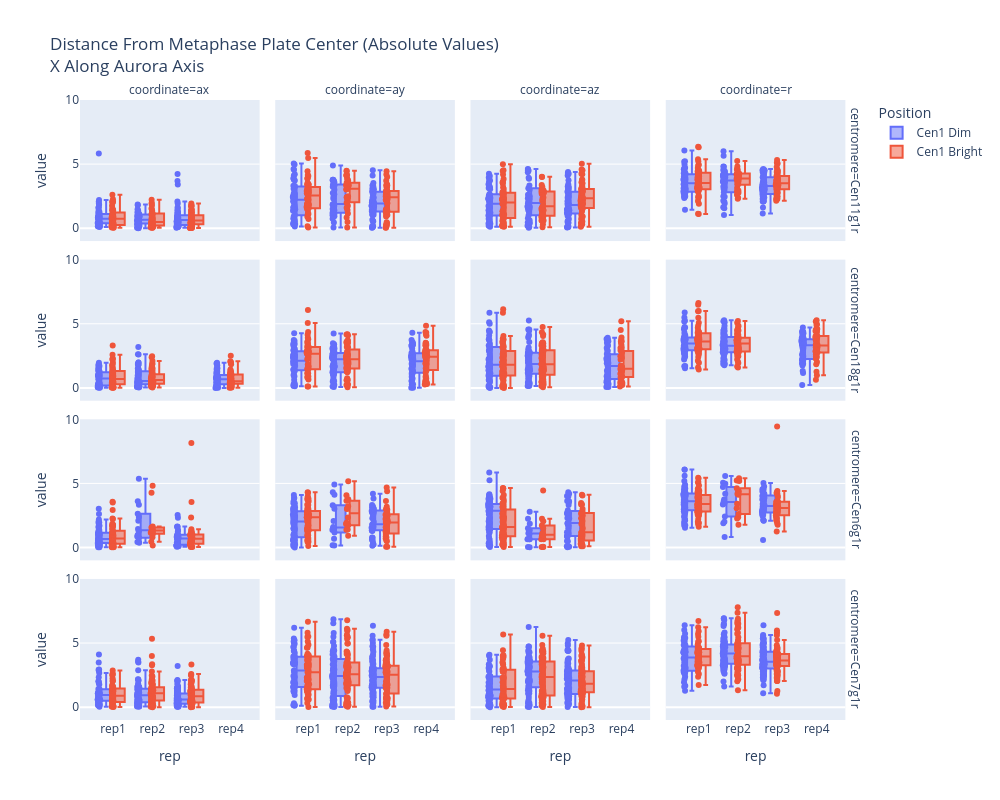

Write notebook code for a chart like this one.
### Code cell
f = px.box(melted_df[melted_df['Point'].isin([2,3])], facet_row='centromere', x='rep', y='value', height=800, color='Position', facet_col='coordinate', width=1000, points='all', range_y=[-1,10], title='Distance From Metaphase Plate Center (Absolute Values)<br>X Along Aurora Axis')
f.write_html('Cen1Distances.html')
f

### Figure 1 — Plotly figure (JSON) as saved in the notebook; plotly's stock layout.template omitted (floating-point values rounded to 4 significant figures; data arrays with more than 128 entries replaced by an {"elided": "..."} marker saying what was removed)
{"data": [{"alignmentgroup": "True", "boxpoints": "all", "hovertemplate": "Position=Cen1 Dim<br>centromere=Cen11g1r<br>coordinate=ax<br>rep=%{x}<br>value=%{y}<extra></extra>", "legendgroup": "Cen1 Dim", "marker": {"color": "#636efa"}, "name": "Cen1 Dim", "notched": false, "offsetgroup": "Cen1 Dim", "orientation": "v", "showlegend": true, "type": "box", "x": {"elided": "138 str values"}, "x0": " ", "xaxis": "x13", "y": {"elided": "138 float values"}, "y0": " ", "yaxis": "y13"}, {"alignmentgroup": "True", "boxpoints": "all", "hovertemplate": "Position=Cen1 Dim<br>centromere=Cen11g1r<br>coordinate=ay<br>rep=%{x}<br>value=%{y}<extra></extra>", "legendgroup": "Cen1 Dim", "marker": {"color": "#636efa"}, "name": "Cen1 Dim", "notched": false, "offsetgroup": "Cen1 Dim", "orientation": "v", "showlegend": false, "type": "box", "x": {"elided": "138 str values"}, "x0": " ", "xaxis": "x14", "y": {"elided": "138 float values"}, "y0": " ", "yaxis": "y14"}, {"alignmentgroup": "True", "boxpoints": "all", "hovertemplate": "Position=Cen1 Dim<br>centromere=Cen11g1r<br>coordinate=az<br>rep=%{x}<br>value=%{y}<extra></extra>", "legendgroup": "Cen1 Dim", "marker": {"color": "#636efa"}, "name": "Cen1 Dim", "notched": false, "offsetgroup": "Cen1 Dim", "orientation": "v", "showlegend": false, "type": "box", "x": {"elided": "138 str values"}, "x0": " ", "xaxis": "x15", "y": {"elided": "138 float values"}, "y0": " ", "yaxis": "y15"}, {"alignmentgroup": "True", "boxpoints": "all", "hovertemplate": "Position=Cen1 Dim<br>centromere=Cen11g1r<br>coordinate=r<br>rep=%{x}<br>value=%{y}<extra></extra>", "legendgroup": "Cen1 Dim", "marker": {"color": "#636efa"}, "name": "Cen1 Dim", "notched": false, "offsetgroup": "Cen1 Dim", "orientation": "v", "showlegend": false, "type": "box", "x": {"elided": "138 str values"}, "x0": " ", "xaxis": "x16", "y": {"elided": "138 float values"}, "y0": " ", "yaxis": "y16"}, {"alignmentgroup": "True", "boxpoints": "all", "hovertemplate": "Position=Cen1 Dim<br>centromere=Cen18g1r<br>coordinate=ax<br>rep=%{x}<br>value=%{y}<extra></extra>", "legendgroup": "Cen1 Dim", "marker": {"color": "#636efa"}, "name": "Cen1 Dim", "notched": false, "offsetgroup": "Cen1 Dim", "orientation": "v", "showlegend": false, "type": "box", "x": {"elided": "158 str values"}, "x0": " ", "xaxis": "x9", "y": {"elided": "158 float values"}, "y0": " ", "yaxis": "y9"}, {"alignmentgroup": "True", "boxpoints": "all", "hovertemplate": "Position=Cen1 Dim<br>centromere=Cen18g1r<br>coordinate=ay<br>rep=%{x}<br>value=%{y}<extra></extra>", "legendgroup": "Cen1 Dim", "marker": {"color": "#636efa"}, "name": "Cen1 Dim", "notched": false, "offsetgroup": "Cen1 Dim", "orientation": "v", "showlegend": false, "type": "box", "x": {"elided": "158 str values"}, "x0": " ", "xaxis": "x10", "y": {"elided": "158 float values"}, "y0": " ", "yaxis": "y10"}, {"alignmentgroup": "True", "boxpoints": "all", "hovertemplate": "Position=Cen1 Dim<br>centromere=Cen18g1r<br>coordinate=az<br>rep=%{x}<br>value=%{y}<extra></extra>", "legendgroup": "Cen1 Dim", "marker": {"color": "#636efa"}, "name": "Cen1 Dim", "notched": false, "offsetgroup": "Cen1 Dim", "orientation": "v", "showlegend": false, "type": "box", "x": {"elided": "158 str values"}, "x0": " ", "xaxis": "x11", "y": {"elided": "158 float values"}, "y0": " ", "yaxis": "y11"}, {"alignmentgroup": "True", "boxpoints": "all", "hovertemplate": "Position=Cen1 Dim<br>centromere=Cen18g1r<br>coordinate=r<br>rep=%{x}<br>value=%{y}<extra></extra>", "legendgroup": "Cen1 Dim", "marker": {"color": "#636efa"}, "name": "Cen1 Dim", "notched": false, "offsetgroup": "Cen1 Dim", "orientation": "v", "showlegend": false, "type": "box", "x": {"elided": "158 str values"}, "x0": " ", "xaxis": "x12", "y": {"elided": "158 float values"}, "y0": " ", "yaxis": "y12"}, {"alignmentgroup": "True", "boxpoints": "all", "hovertemplate": "Position=Cen1 Dim<br>centromere=Cen6g1r<br>coordinate=ax<br>rep=%{x}<br>value=%{y}<extra></extra>", "legendgroup": "Cen1 Dim", "marker": {"color": "#636efa"}, "name": "Cen1 Dim", "notched": false, "offsetgroup": "Cen1 Dim", "orientation": "v", "showlegend": false, "type": "box", "x": ["rep1", "rep1", "rep1", "rep1", "rep1", "rep1", "rep1", "rep1", "rep1", "rep1", "rep1", "rep1", "rep1", "rep1", "rep1", "rep1", "rep1", "rep1", "rep1", "rep1", "rep1", "rep1", "rep1", "rep1", "rep1", "rep1", "rep1", "rep1", "rep1", "rep1", "rep1", "rep1", "rep1", "rep1", "rep1", "rep1", "rep1", "rep1", "rep1", "rep1", "rep1", "rep1", "rep1", "rep1", "rep1", "rep1", "rep1", "rep1", "rep1", "rep1", "rep1", "rep1", "rep1", "rep1", "rep1", "rep1", "rep1", "rep1", "rep1", "rep1", "rep1", "rep2", "rep2", "rep2", "rep2", "rep2", "rep2", "rep2", "rep2", "rep2", "rep2", "rep2", "rep2", "rep2", "rep2", "rep3", "rep3", "rep3", "rep3", "rep3", "rep3", "rep3", "rep3", "rep3", "rep3", "rep3", "rep3", "rep3", "rep3", "rep3", "rep3", "rep3", "rep3", "rep3", "rep3", "rep3", "rep3", "rep3", "rep3", "rep3", "rep3", "rep3", "rep3", "rep3", "rep3", "rep3", "rep3", "rep3", "rep3", "rep3"], "x0": " ", "xaxis": "x5", "y": [0.3967, 0.2595, 0.8787, 0.8608, 1.036, 0.3525, 0.4924, 0.5545, 2.189, 0.4304, 0.1565, 0.1902, 0.2473, 0.6356, 1.905, 0.2819, 0.7081, 0.9377, 0.3509, 0.545, 1.034, 1.952, 1.183, 0.6897, 1.327, 0.4859, 0.2903, 1.075, 0.5469, 0.01589, 0.2934, 0.03081, 1.103, 0.1132, 0.4758, 0.4438, 1.701, 0.532, 0.9245, 1.124, 2.617, 0.4209, 0.1242, 1.605, 0.2182, 1.138, 1.3, 0.1289, 0.8956, 0.1409, 0.7567, 1.163, 2.025, 1.702, 1.004, 0.6632, 0.5409, 3.021, 1.381, 1.308, 0.6596, 2.095, 1.269, 0.8604, 3.615, 0.3815, 0.4371, 5.366, 2.389, 1.437, 3.331, 0.4912, 2.641, 0.9849, 0.7655, 0.8366, 1.037, 0.09958, 0.7989, 1.274, 2.541, 0.2131, 2.321, 0.1338, 0.6161, 0.129, 0.9227, 0.1063, 1.647, 0.1437, 0.5809, 0.8401, 0.2515, 1.604, 0.386, 1.612, 0.7514, 0.06001, 0.3001, 0.6258, 0.2386, 1.362, 0.9215, 0.6813, 1.029, 0.199, 0.8085, 0.6973, 0.1615, 0.8737], "y0": " ", "yaxis": "y5"}, {"alignmentgroup": "True", "boxpoints": "all", "hovertemplate": "Position=Cen1 Dim<br>centromere=Cen6g1r<br>coordinate=ay<br>rep=%{x}<br>value=%{y}<extra></extra>", "legendgroup": "Cen1 Dim", "marker": {"color": "#636efa"}, "name": "Cen1 Dim", "notched": false, "offsetgroup": "Cen1 Dim", "orientation": "v", "showlegend": false, "type": "box", "x": ["rep1", "rep1", "rep1", "rep1", "rep1", "rep1", "rep1", "rep1", "rep1", "rep1", "rep1", "rep1", "rep1", "rep1", "rep1", "rep1", "rep1", "rep1", "rep1", "rep1", "rep1", "rep1", "rep1", "rep1", "rep1", "rep1", "rep1", "rep1", "rep1", "rep1", "rep1", "rep1", "rep1", "rep1", "rep1", "rep1", "rep1", "rep1", "rep1", "rep1", "rep1", "rep1", "rep1", "rep1", "rep1", "rep1", "rep1", "rep1", "rep1", "rep1", "rep1", "rep1", "rep1", "rep1", "rep1", "rep1", "rep1", "rep1", "rep1", "rep1", "rep1", "rep2", "rep2", "rep2", "rep2", "rep2", "rep2", "rep2", "rep2", "rep2", "rep2", "rep2", "rep2", "rep2", "rep2", "rep3", "rep3", "rep3", "rep3", "rep3", "rep3", "rep3", "rep3", "rep3", "rep3", "rep3", "rep3", "rep3", "rep3", "rep3", "rep3", "rep3", "rep3", "rep3", "rep3", "rep3", "rep3", "rep3", "rep3", "rep3", "rep3", "rep3", "rep3", "rep3", "rep3", "rep3", "rep3", "rep3", "rep3", "rep3"], "x0": " ", "xaxis": "x6", "y": [2.999, 1.483, 1.11, 1.035, 3.45, 0.5604, 2.891, 2.334, 2.154, 2.374, 0.1037, 1.653, 2.484, 2.11, 1.386, 3.858, 0.4677, 1.374, 1.484, 0.5513, 2.572, 2.767, 2.837, 2.828, 2.526, 1.495, 0.3911, 0.3173, 1.838, 3.06, 3.048, 2.302, 3.856, 2.868, 2.604, 0.215, 3.611, 2.137, 0.2905, 3.254, 2.29, 1.945, 2.389, 0.8322, 0.3304, 0.5934, 1.484, 0.582, 2.981, 0.9785, 3.449, 3.136, 0.2406, 4.088, 0.72, 2.512, 0.003395, 0.5582, 0.9167, 2.039, 1.484, 3.034, 1.358, 0.1498, 1.491, 4.917, 0.6935, 1.512, 4.316, 4.108, 0.1821, 3.29, 2.072, 1.166, 1.605, 2.279, 3.314, 3.128, 0.1294, 2.789, 1.663, 0.2416, 0.6152, 0.7603, 1.683, 4.191, 1.78, 0.7723, 3.204, 2.773, 3.026, 2.938, 2.845, 1.335, 1.81, 3.831, 1.293, 0.3277, 0.5343, 3.046, 2.912, 1.351, 1.546, 1.563, 2.62, 2.735, 2.458, 1.528, 1.369, 1.993], "y0": " ", "yaxis": "y6"}, {"alignmentgroup": "True", "boxpoints": "all", "hovertemplate": "Position=Cen1 Dim<br>centromere=Cen6g1r<br>coordinate=az<br>rep=%{x}<br>value=%{y}<extra></extra>", "legendgroup": "Cen1 Dim", "marker": {"color": "#636efa"}, "name": "Cen1 Dim", "notched": false, "offsetgroup": "Cen1 Dim", "orientation": "v", "showlegend": false, "type": "box", "x": ["rep1", "rep1", "rep1", "rep1", "rep1", "rep1", "rep1", "rep1", "rep1", "rep1", "rep1", "rep1", "rep1", "rep1", "rep1", "rep1", "rep1", "rep1", "rep1", "rep1", "rep1", "rep1", "rep1", "rep1", "rep1", "rep1", "rep1", "rep1", "rep1", "rep1", "rep1", "rep1", "rep1", "rep1", "rep1", "rep1", "rep1", "rep1", "rep1", "rep1", "rep1", "rep1", "rep1", "rep1", "rep1", "rep1", "rep1", "rep1", "rep1", "rep1", "rep1", "rep1", "rep1", "rep1", "rep1", "rep1", "rep1", "rep1", "rep1", "rep1", "rep1", "rep2", "rep2", "rep2", "rep2", "rep2", "rep2", "rep2", "rep2", "rep2", "rep2", "rep2", "rep2", "rep2", "rep2", "rep3", "rep3", "rep3", "rep3", "rep3", "rep3", "rep3", "rep3", "rep3", "rep3", "rep3", "rep3", "rep3", "rep3", "rep3", "rep3", "rep3", "rep3", "rep3", "rep3", "rep3", "rep3", "rep3", "rep3", "rep3", "rep3", "rep3", "rep3", "rep3", "rep3", "rep3", "rep3", "rep3", "rep3", "rep3"], "x0": " ", "xaxis": "x7", "y": [2.96, 1.851, 1.594, 3.151, 0.05002, 3.051, 0.1829, 1.178, 5.252, 4.089, 4.152, 1.413, 0.4502, 3.099, 2.051, 2.318, 2.869, 1.451, 3.924, 3.362, 0.9044, 0.3336, 3.109, 2.28, 0.1501, 3.784, 1.851, 3.56, 3.652, 0.726, 2.994, 2.229, 2.801, 3.178, 2.883, 3.312, 0.4002, 1.601, 3.997, 0.3388, 2.601, 2.001, 3.454, 3.575, 2.001, 3.732, 1.401, 3.208, 3.402, 3.229, 3.802, 2.601, 3.402, 3.409, 1.201, 3.845, 1.44, 1.757, 5.845, 3.201, 0.6003, 0.6503, 2.783, 2.251, 1.506, 1.121, 0.01761, 0.05002, 0.6503, 1.851, 1.341, 1.05, 0.66, 1.315, 0.6503, 0.9004, 0.1, 2.294, 3.619, 0.4919, 0.9004, 0.5002, 1.501, 3.314, 1.674, 0.0167, 0.818, 2.687, 1.882, 4.201, 3.62, 2.677, 1.201, 0.1, 2.701, 0.1, 2.268, 2.901, 2.501, 0.8988, 2.341, 3.538, 1.1, 4.016, 0.0678, 2.632, 1.746, 1.921, 4.306, 3.984], "y0": " ", "yaxis": "y7"}, {"alignmentgroup": "True", "boxpoints": "all", "hovertemplate": "Position=Cen1 Dim<br>centromere=Cen6g1r<br>coordinate=r<br>rep=%{x}<br>value=%{y}<extra></extra>", "legendgroup": "Cen1 Dim", "marker": {"color": "#636efa"}, "name": "Cen1 Dim", "notched": false, "offsetgroup": "Cen1 Dim", "orientation": "v", "showlegend": false, "type": "box", "x": ["rep1", "rep1", "rep1", "rep1", "rep1", "rep1", "rep1", "rep1", "rep1", "rep1", "rep1", "rep1", "rep1", "rep1", "rep1", "rep1", "rep1", "rep1", "rep1", "rep1", "rep1", "rep1", "rep1", "rep1", "rep1", "rep1", "rep1", "rep1", "rep1", "rep1", "rep1", "rep1", "rep1", "rep1", "rep1", "rep1", "rep1", "rep1", "rep1", "rep1", "rep1", "rep1", "rep1", "rep1", "rep1", "rep1", "rep1", "rep1", "rep1", "rep1", "rep1", "rep1", "rep1", "rep1", "rep1", "rep1", "rep1", "rep1", "rep1", "rep1", "rep1", "rep2", "rep2", "rep2", "rep2", "rep2", "rep2", "rep2", "rep2", "rep2", "rep2", "rep2", "rep2", "rep2", "rep2", "rep3", "rep3", "rep3", "rep3", "rep3", "rep3", "rep3", "rep3", "rep3", "rep3", "rep3", "rep3", "rep3", "rep3", "rep3", "rep3", "rep3", "rep3", "rep3", "rep3", "rep3", "rep3", "rep3", "rep3", "rep3", "rep3", "rep3", "rep3", "rep3", "rep3", "rep3", "rep3", "rep3", "rep3", "rep3"], "x0": " ", "xaxis": "x8", "y": [4.232, 2.386, 2.132, 3.427, 3.602, 3.122, 2.938, 2.673, 6.084, 4.748, 4.156, 2.183, 2.537, 3.802, 3.123, 4.51, 2.992, 2.207, 4.21, 3.45, 2.916, 3.403, 4.372, 3.697, 2.858, 4.097, 1.914, 3.732, 4.125, 3.145, 4.283, 3.205, 4.892, 4.282, 3.914, 3.349, 4.012, 2.723, 4.113, 3.459, 4.343, 2.822, 4.202, 4.006, 2.04, 3.947, 2.42, 3.263, 4.611, 3.376, 5.189, 4.237, 3.966, 5.588, 1.722, 4.641, 1.538, 3.54, 6.075, 4.015, 1.731, 3.744, 3.347, 2.415, 4.191, 5.058, 0.8199, 5.575, 4.975, 4.729, 3.596, 3.488, 3.421, 2.015, 1.894, 2.589, 3.474, 3.881, 3.708, 3.105, 3.167, 0.595, 2.831, 3.403, 2.453, 4.193, 2.166, 2.797, 4.065, 5.036, 4.754, 4.063, 3.098, 2.089, 3.274, 4.157, 2.717, 2.92, 2.575, 3.237, 3.744, 4.025, 2.109, 4.363, 2.816, 3.801, 3.122, 2.552, 4.521, 4.539], "y0": " ", "yaxis": "y8"}, {"alignmentgroup": "True", "boxpoints": "all", "hovertemplate": "Position=Cen1 Dim<br>centromere=Cen7g1r<br>coordinate=ax<br>rep=%{x}<br>value=%{y}<extra></extra>", "legendgroup": "Cen1 Dim", "marker": {"color": "#636efa"}, "name": "Cen1 Dim", "notched": false, "offsetgroup": "Cen1 Dim", "orientation": "v", "showlegend": false, "type": "box", "x": {"elided": "206 str values"}, "x0": " ", "xaxis": "x", "y": {"elided": "206 float values"}, "y0": " ", "yaxis": "y"}, {"alignmentgroup": "True", "boxpoints": "all", "hovertemplate": "Position=Cen1 Dim<br>centromere=Cen7g1r<br>coordinate=ay<br>rep=%{x}<br>value=%{y}<extra></extra>", "legendgroup": "Cen1 Dim", "marker": {"color": "#636efa"}, "name": "Cen1 Dim", "notched": false, "offsetgroup": "Cen1 Dim", "orientation": "v", "showlegend": false, "type": "box", "x": {"elided": "206 str values"}, "x0": " ", "xaxis": "x2", "y": {"elided": "206 float values"}, "y0": " ", "yaxis": "y2"}, {"alignmentgroup": "True", "boxpoints": "all", "hovertemplate": "Position=Cen1 Dim<br>centromere=Cen7g1r<br>coordinate=az<br>rep=%{x}<br>value=%{y}<extra></extra>", "legendgroup": "Cen1 Dim", "marker": {"color": "#636efa"}, "name": "Cen1 Dim", "notched": false, "offsetgroup": "Cen1 Dim", "orientation": "v", "showlegend": false, "type": "box", "x": {"elided": "206 str values"}, "x0": " ", "xaxis": "x3", "y": {"elided": "206 float values"}, "y0": " ", "yaxis": "y3"}, {"alignmentgroup": "True", "boxpoints": "all", "hovertemplate": "Position=Cen1 Dim<br>centromere=Cen7g1r<br>coordinate=r<br>rep=%{x}<br>value=%{y}<extra></extra>", "legendgroup": "Cen1 Dim", "marker": {"color": "#636efa"}, "name": "Cen1 Dim", "notched": false, "offsetgroup": "Cen1 Dim", "orientation": "v", "showlegend": false, "type": "box", "x": {"elided": "206 str values"}, "x0": " ", "xaxis": "x4", "y": {"elided": "206 float values"}, "y0": " ", "yaxis": "y4"}, {"alignmentgroup": "True", "boxpoints": "all", "hovertemplate": "Position=Cen1 Bright<br>centromere=Cen11g1r<br>coordinate=ax<br>rep=%{x}<br>value=%{y}<extra></extra>", "legendgroup": "Cen1 Bright", "marker": {"color": "#EF553B"}, "name": "Cen1 Bright", "notched": false, "offsetgroup": "Cen1 Bright", "orientation": "v", "showlegend": true, "type": "box", "x": {"elided": "138 str values"}, "x0": " ", "xaxis": "x13", "y": {"elided": "138 float values"}, "y0": " ", "yaxis": "y13"}, {"alignmentgroup": "True", "boxpoints": "all", "hovertemplate": "Position=Cen1 Bright<br>centromere=Cen11g1r<br>coordinate=ay<br>rep=%{x}<br>value=%{y}<extra></extra>", "legendgroup": "Cen1 Bright", "marker": {"color": "#EF553B"}, "name": "Cen1 Bright", "notched": false, "offsetgroup": "Cen1 Bright", "orientation": "v", "showlegend": false, "type": "box", "x": {"elided": "138 str values"}, "x0": " ", "xaxis": "x14", "y": {"elided": "138 float values"}, "y0": " ", "yaxis": "y14"}, {"alignmentgroup": "True", "boxpoints": "all", "hovertemplate": "Position=Cen1 Bright<br>centromere=Cen11g1r<br>coordinate=az<br>rep=%{x}<br>value=%{y}<extra></extra>", "legendgroup": "Cen1 Bright", "marker": {"color": "#EF553B"}, "name": "Cen1 Bright", "notched": false, "offsetgroup": "Cen1 Bright", "orientation": "v", "showlegend": false, "type": "box", "x": {"elided": "138 str values"}, "x0": " ", "xaxis": "x15", "y": {"elided": "138 float values"}, "y0": " ", "yaxis": "y15"}, {"alignmentgroup": "True", "boxpoints": "all", "hovertemplate": "Position=Cen1 Bright<br>centromere=Cen11g1r<br>coordinate=r<br>rep=%{x}<br>value=%{y}<extra></extra>", "legendgroup": "Cen1 Bright", "marker": {"color": "#EF553B"}, "name": "Cen1 Bright", "notched": false, "offsetgroup": "Cen1 Bright", "orientation": "v", "showlegend": false, "type": "box", "x": {"elided": "138 str values"}, "x0": " ", "xaxis": "x16", "y": {"elided": "138 float values"}, "y0": " ", "yaxis": "y16"}, {"alignmentgroup": "True", "boxpoints": "all", "hovertemplate": "Position=Cen1 Bright<br>centromere=Cen18g1r<br>coordinate=ax<br>rep=%{x}<br>value=%{y}<extra></extra>", "legendgroup": "Cen1 Bright", "marker": {"color": "#EF553B"}, "name": "Cen1 Bright", "notched": false, "offsetgroup": "Cen1 Bright", "orientation": "v", "showlegend": false, "type": "box", "x": {"elided": "158 str values"}, "x0": " ", "xaxis": "x9", "y": {"elided": "158 float values"}, "y0": " ", "yaxis": "y9"}, {"alignmentgroup": "True", "boxpoints": "all", "hovertemplate": "Position=Cen1 Bright<br>centromere=Cen18g1r<br>coordinate=ay<br>rep=%{x}<br>value=%{y}<extra></extra>", "legendgroup": "Cen1 Bright", "marker": {"color": "#EF553B"}, "name": "Cen1 Bright", "notched": false, "offsetgroup": "Cen1 Bright", "orientation": "v", "showlegend": false, "type": "box", "x": {"elided": "158 str values"}, "x0": " ", "xaxis": "x10", "y": {"elided": "158 float values"}, "y0": " ", "yaxis": "y10"}, {"alignmentgroup": "True", "boxpoints": "all", "hovertemplate": "Position=Cen1 Bright<br>centromere=Cen18g1r<br>coordinate=az<br>rep=%{x}<br>value=%{y}<extra></extra>", "legendgroup": "Cen1 Bright", "marker": {"color": "#EF553B"}, "name": "Cen1 Bright", "notched": false, "offsetgroup": "Cen1 Bright", "orientation": "v", "showlegend": false, "type": "box", "x": {"elided": "158 str values"}, "x0": " ", "xaxis": "x11", "y": {"elided": "158 float values"}, "y0": " ", "yaxis": "y11"}, {"alignmentgroup": "True", "boxpoints": "all", "hovertemplate": "Position=Cen1 Bright<br>centromere=Cen18g1r<br>coordinate=r<br>rep=%{x}<br>value=%{y}<extra></extra>", "legendgroup": "Cen1 Bright", "marker": {"color": "#EF553B"}, "name": "Cen1 Bright", "notched": false, "offsetgroup": "Cen1 Bright", "orientation": "v", "showlegend": false, "type": "box", "x": {"elided": "158 str values"}, "x0": " ", "xaxis": "x12", "y": {"elided": "158 float values"}, "y0": " ", "yaxis": "y12"}, {"alignmentgroup": "True", "boxpoints": "all", "hovertemplate": "Position=Cen1 Bright<br>centromere=Cen6g1r<br>coordinate=ax<br>rep=%{x}<br>value=%{y}<extra></extra>", "legendgroup": "Cen1 Bright", "marker": {"color": "#EF553B"}, "name": "Cen1 Bright", "notched": false, "offsetgroup": "Cen1 Bright", "orientation": "v", "showlegend": false, "type": "box", "x": ["rep1", "rep1", "rep1", "rep1", "rep1", "rep1", "rep1", "rep1", "rep1", "rep1", "rep1", "rep1", "rep1", "rep1", "rep1", "rep1", "rep1", "rep1", "rep1", "rep1", "rep1", "rep1", "rep1", "rep1", "rep1", "rep1", "rep1", "rep1", "rep1", "rep1", "rep1", "rep1", "rep1", "rep1", "rep1", "rep1", "rep1", "rep1", "rep1", "rep1", "rep1", "rep1", "rep1", "rep1", "rep1", "rep1", "rep1", "rep1", "rep1", "rep1", "rep1", "rep1", "rep1", "rep1", "rep1", "rep1", "rep1", "rep1", "rep1", "rep1", "rep1", "rep2", "rep2", "rep2", "rep2", "rep2", "rep2", "rep2", "rep2", "rep2", "rep2", "rep2", "rep2", "rep2", "rep2", "rep3", "rep3", "rep3", "rep3", "rep3", "rep3", "rep3", "rep3", "rep3", "rep3", "rep3", "rep3", "rep3", "rep3", "rep3", "rep3", "rep3", "rep3", "rep3", "rep3", "rep3", "rep3", "rep3", "rep3", "rep3", "rep3", "rep3", "rep3", "rep3", "rep3", "rep3", "rep3", "rep3", "rep3", "rep3"], "x0": " ", "xaxis": "x5", "y": [0.3305, 0.4093, 0.3416, 0.2254, 0.697, 0.5784, 1.04, 0.6848, 0.03594, 0.9478, 0.7966, 0.3072, 3.578, 0.177, 0.09116, 0.1466, 0.08281, 1.471, 0.9834, 0.3416, 0.1827, 0.524, 0.08737, 0.6939, 0.9583, 0.7302, 1.424, 0.2834, 0.8876, 0.02099, 0.08012, 0.9496, 1.158, 2.231, 2.266, 1.18, 1.862, 1.746, 0.6077, 1.258, 0.06284, 0.02511, 1.674, 0.7047, 1.66, 0.1477, 0.2616, 0.8288, 1.752, 0.8765, 0.3799, 2.935, 0.492, 1.633, 1.234, 0.8536, 0.4893, 3.506, 0.3484, 1.773, 1.727, 4.813, 0.1657, 0.8072, 1.418, 0.4423, 1.19, 1.076, 1.641, 1.344, 1.151, 1.393, 4.279, 1.295, 1.571, 8.158, 1.027, 0.7462, 0.6084, 1.217, 0.2661, 0.925, 3.559, 0.2464, 0.06693, 0.1294, 0.9308, 0.04941, 0.8511, 1.073, 0.04025, 0.6763, 1.417, 1.219, 0.9878, 2.34, 0.9388, 1.022, 0.2895, 1.262, 0.4349, 0.9376, 0.2497, 0.431, 0.2873, 0.517, 0.4783, 0.6217, 0.1882, 0.5126], "y0": " ", "yaxis": "y5"}, {"alignmentgroup": "True", "boxpoints": "all", "hovertemplate": "Position=Cen1 Bright<br>centromere=Cen6g1r<br>coordinate=ay<br>rep=%{x}<br>value=%{y}<extra></extra>", "legendgroup": "Cen1 Bright", "marker": {"color": "#EF553B"}, "name": "Cen1 Bright", "notched": false, "offsetgroup": "Cen1 Bright", "orientation": "v", "showlegend": false, "type": "box", "x": ["rep1", "rep1", "rep1", "rep1", "rep1", "rep1", "rep1", "rep1", "rep1", "rep1", "rep1", "rep1", "rep1", "rep1", "rep1", "rep1", "rep1", "rep1", "rep1", "rep1", "rep1", "rep1", "rep1", "rep1", "rep1", "rep1", "rep1", "rep1", "rep1", "rep1", "rep1", "rep1", "rep1", "rep1", "rep1", "rep1", "rep1", "rep1", "rep1", "rep1", "rep1", "rep1", "rep1", "rep1", "rep1", "rep1", "rep1", "rep1", "rep1", "rep1", "rep1", "rep1", "rep1", "rep1", "rep1", "rep1", "rep1", "rep1", "rep1", "rep1", "rep1", "rep2", "rep2", "rep2", "rep2", "rep2", "rep2", "rep2", "rep2", "rep2", "rep2", "rep2", "rep2", "rep2", "rep2", "rep3", "rep3", "rep3", "rep3", "rep3", "rep3", "rep3", "rep3", "rep3", "rep3", "rep3", "rep3", "rep3", "rep3", "rep3", "rep3", "rep3", "rep3", "rep3", "rep3", "rep3", "rep3", "rep3", "rep3", "rep3", "rep3", "rep3", "rep3", "rep3", "rep3", "rep3", "rep3", "rep3", "rep3", "rep3"], "x0": " ", "xaxis": "x6", "y": [2.144, 3.026, 4.32, 3.807, 2.121, 1.737, 2.317, 1.347, 0.4512, 0.9549, 3.589, 2.788, 1.089, 4.272, 2.36, 1.479, 2.573, 2.305, 2.569, 0.5678, 2.707, 3.994, 0.7753, 0.6559, 1.319, 2.549, 1.696, 0.1115, 2.466, 0.9575, 0.6483, 0.9264, 2.462, 2.391, 2.762, 1.62, 1.746, 3.744, 3.681, 3.87, 2.368, 2.871, 2.417, 2.605, 1.715, 3.32, 3.343, 2.305, 3.079, 2.025, 2.549, 1.299, 2.937, 1.468, 2.848, 2.586, 0.4583, 1.3, 3.105, 0.7436, 2.336, 1.84, 3.049, 3.652, 1.39, 4.083, 1.934, 1.409, 3.774, 3.01, 5.173, 2.351, 0.9204, 1.735, 3.215, 4.672, 2.195, 1.944, 1.281, 3.178, 0.5437, 1.74, 1.958, 2.476, 1.858, 2.758, 0.06309, 1.585, 0.889, 2.219, 0.7099, 1.053, 3.619, 1.362, 2.022, 0.8829, 2.133, 0.05994, 4.396, 2.991, 2.564, 0.7809, 2.013, 1.24, 1.8, 2.611, 2.711, 2.312, 0.4944, 2.939], "y0": " ", "yaxis": "y6"}, {"alignmentgroup": "True", "boxpoints": "all", "hovertemplate": "Position=Cen1 Bright<br>centromere=Cen6g1r<br>coordinate=az<br>rep=%{x}<br>value=%{y}<extra></extra>", "legendgroup": "Cen1 Bright", "marker": {"color": "#EF553B"}, "name": "Cen1 Bright", "notched": false, "offsetgroup": "Cen1 Bright", "orientation": "v", "showlegend": false, "type": "box", "x": ["rep1", "rep1", "rep1", "rep1", "rep1", "rep1", "rep1", "rep1", "rep1", "rep1", "rep1", "rep1", "rep1", "rep1", "rep1", "rep1", "rep1", "rep1", "rep1", "rep1", "rep1", "rep1", "rep1", "rep1", "rep1", "rep1", "rep1", "rep1", "rep1", "rep1", "rep1", "rep1", "rep1", "rep1", "rep1", "rep1", "rep1", "rep1", "rep1", "rep1", "rep1", "rep1", "rep1", "rep1", "rep1", "rep1", "rep1", "rep1", "rep1", "rep1", "rep1", "rep1", "rep1", "rep1", "rep1", "rep1", "rep1", "rep1", "rep1", "rep1", "rep1", "rep2", "rep2", "rep2", "rep2", "rep2", "rep2", "rep2", "rep2", "rep2", "rep2", "rep2", "rep2", "rep2", "rep2", "rep3", "rep3", "rep3", "rep3", "rep3", "rep3", "rep3", "rep3", "rep3", "rep3", "rep3", "rep3", "rep3", "rep3", "rep3", "rep3", "rep3", "rep3", "rep3", "rep3", "rep3", "rep3", "rep3", "rep3", "rep3", "rep3", "rep3", "rep3", "rep3", "rep3", "rep3", "rep3", "rep3", "rep3", "rep3"], "x0": " ", "xaxis": "x7", "y": [1.206, 0.5502, 0.2234, 1.05, 0.05002, 2.151, 1.823, 1.158, 1.551, 3.632, 1.151, 3.334, 1.451, 0.7302, 0.9504, 3.411, 0.1691, 0.2501, 1.456, 3.873, 2.179, 1.671, 2.981, 4.102, 0.8504, 1.591, 2.351, 2.639, 0.6503, 2.666, 2.958, 4.643, 0.8004, 0.9323, 0.6879, 2.333, 3.201, 1.601, 1.187, 1.92, 0.8004, 1.601, 3.196, 0.4078, 2.001, 0.8955, 2.401, 2.341, 0.6003, 3.134, 3.802, 1.0, 1.0, 4.609, 4.402, 0.3563, 2.457, 3.43, 1.5, 0.6003, 4.602, 0.6503, 0.05962, 2.251, 1.709, 1.115, 0.03847, 0.05002, 0.6503, 0.8504, 1.026, 4.452, 1.481, 0.9649, 2.051, 0.9004, 0.1, 0.4316, 3.347, 1.03, 1.1, 0.5002, 0.5002, 1.145, 3.011, 0.2567, 2.827, 2.712, 4.112, 2.073, 3.479, 2.641, 0.6745, 0.5002, 0.3001, 0.1, 2.709, 2.501, 0.3001, 0.7769, 3.348, 4.053, 1.501, 1.192, 2.296, 0.9014, 1.84, 1.932, 2.275, 0.9096], "y0": " ", "yaxis": "y7"}, {"alignmentgroup": "True", "boxpoints": "all", "hovertemplate": "Position=Cen1 Bright<br>centromere=Cen6g1r<br>coordinate=r<br>rep=%{x}<br>value=%{y}<extra></extra>", "legendgroup": "Cen1 Bright", "marker": {"color": "#EF553B"}, "name": "Cen1 Bright", "notched": false, "offsetgroup": "Cen1 Bright", "orientation": "v", "showlegend": false, "type": "box", "x": ["rep1", "rep1", "rep1", "rep1", "rep1", "rep1", "rep1", "rep1", "rep1", "rep1", "rep1", "rep1", "rep1", "rep1", "rep1", "rep1", "rep1", "rep1", "rep1", "rep1", "rep1", "rep1", "rep1", "rep1", "rep1", "rep1", "rep1", "rep1", "rep1", "rep1", "rep1", "rep1", "rep1", "rep1", "rep1", "rep1", "rep1", "rep1", "rep1", "rep1", "rep1", "rep1", "rep1", "rep1", "rep1", "rep1", "rep1", "rep1", "rep1", "rep1", "rep1", "rep1", "rep1", "rep1", "rep1", "rep1", "rep1", "rep1", "rep1", "rep1", "rep1", "rep2", "rep2", "rep2", "rep2", "rep2", "rep2", "rep2", "rep2", "rep2", "rep2", "rep2", "rep2", "rep2", "rep2", "rep3", "rep3", "rep3", "rep3", "rep3", "rep3", "rep3", "rep3", "rep3", "rep3", "rep3", "rep3", "rep3", "rep3", "rep3", "rep3", "rep3", "rep3", "rep3", "rep3", "rep3", "rep3", "rep3", "rep3", "rep3", "rep3", "rep3", "rep3", "rep3", "rep3", "rep3", "rep3", "rep3", "rep3", "rep3"], "x0": " ", "xaxis": "x8", "y": [2.482, 3.103, 4.339, 3.956, 2.233, 2.824, 3.127, 1.904, 1.615, 3.874, 3.853, 4.356, 4.011, 4.337, 2.545, 3.721, 2.58, 2.746, 3.113, 3.929, 3.479, 4.362, 3.082, 4.212, 1.839, 3.092, 3.23, 2.657, 2.701, 2.833, 3.029, 4.829, 2.836, 3.4, 3.638, 3.076, 4.095, 4.43, 3.915, 4.499, 2.501, 3.287, 4.343, 2.729, 3.115, 3.442, 4.124, 3.388, 3.593, 3.832, 4.593, 3.362, 3.141, 5.105, 5.386, 2.746, 2.547, 5.074, 3.466, 2.014, 5.443, 5.194, 3.054, 4.365, 2.62, 4.256, 2.272, 1.773, 4.166, 3.405, 5.398, 5.224, 4.62, 2.37, 4.125, 9.445, 2.425, 2.127, 3.635, 3.555, 1.256, 2.033, 4.093, 2.739, 3.538, 2.773, 2.977, 3.141, 4.292, 3.221, 3.551, 2.923, 3.944, 1.896, 2.27, 2.503, 3.573, 2.702, 4.416, 3.338, 4.24, 4.233, 2.523, 1.773, 2.931, 2.81, 3.311, 3.076, 2.336, 3.119], "y0": " ", "yaxis": "y8"}, {"alignmentgroup": "True", "boxpoints": "all", "hovertemplate": "Position=Cen1 Bright<br>centromere=Cen7g1r<br>coordinate=ax<br>rep=%{x}<br>value=%{y}<extra></extra>", "legendgroup": "Cen1 Bright", "marker": {"color": "#EF553B"}, "name": "Cen1 Bright", "notched": false, "offsetgroup": "Cen1 Bright", "orientation": "v", "showlegend": false, "type": "box", "x": {"elided": "206 str values"}, "x0": " ", "xaxis": "x", "y": {"elided": "206 float values"}, "y0": " ", "yaxis": "y"}, {"alignmentgroup": "True", "boxpoints": "all", "hovertemplate": "Position=Cen1 Bright<br>centromere=Cen7g1r<br>coordinate=ay<br>rep=%{x}<br>value=%{y}<extra></extra>", "legendgroup": "Cen1 Bright", "marker": {"color": "#EF553B"}, "name": "Cen1 Bright", "notched": false, "offsetgroup": "Cen1 Bright", "orientation": "v", "showlegend": false, "type": "box", "x": {"elided": "206 str values"}, "x0": " ", "xaxis": "x2", "y": {"elided": "206 float values"}, "y0": " ", "yaxis": "y2"}, {"alignmentgroup": "True", "boxpoints": "all", "hovertemplate": "Position=Cen1 Bright<br>centromere=Cen7g1r<br>coordinate=az<br>rep=%{x}<br>value=%{y}<extra></extra>", "legendgroup": "Cen1 Bright", "marker": {"color": "#EF553B"}, "name": "Cen1 Bright", "notched": false, "offsetgroup": "Cen1 Bright", "orientation": "v", "showlegend": false, "type": "box", "x": {"elided": "206 str values"}, "x0": " ", "xaxis": "x3", "y": {"elided": "206 float values"}, "y0": " ", "yaxis": "y3"}, {"alignmentgroup": "True", "boxpoints": "all", "hovertemplate": "Position=Cen1 Bright<br>centromere=Cen7g1r<br>coordinate=r<br>rep=%{x}<br>value=%{y}<extra></extra>", "legendgroup": "Cen1 Bright", "marker": {"color": "#EF553B"}, "name": "Cen1 Bright", "notched": false, "offsetgroup": "Cen1 Bright", "orientation": "v", "showlegend": false, "type": "box", "x": {"elided": "206 str values"}, "x0": " ", "xaxis": "x4", "y": {"elided": "206 float values"}, "y0": " ", "yaxis": "y4"}], "layout": {"annotations": [{"font": {}, "showarrow": false, "text": "coordinate=ax", "x": 0.115, "xanchor": "center", "xref": "paper", "y": 1, "yanchor": "bottom", "yref": "paper"}, {"font": {}, "showarrow": false, "text": "coordinate=ay", "x": 0.365, "xanchor": "center", "xref": "paper", "y": 1, "yanchor": "bottom", "yref": "paper"}, {"font": {}, "showarrow": false, "text": "coordinate=az", "x": 0.615, "xanchor": "center", "xref": "paper", "y": 1, "yanchor": "bottom", "yref": "paper"}, {"font": {}, "showarrow": false, "text": "coordinate=r", "x": 0.865, "xanchor": "center", "xref": "paper", "y": 1, "yanchor": "bottom", "yref": "paper"}, {"font": {}, "showarrow": false, "text": "centromere=Cen7g1r", "textangle": 90, "x": 0.98, "xanchor": "left", "xref": "paper", "y": 0.1138, "yanchor": "middle", "yref": "paper"}, {"font": {}, "showarrow": false, "text": "centromere=Cen6g1r", "textangle": 90, "x": 0.98, "xanchor": "left", "xref": "paper", "y": 0.3712, "yanchor": "middle", "yref": "paper"}, {"font": {}, "showarrow": false, "text": "centromere=Cen18g1r", "textangle": 90, "x": 0.98, "xanchor": "left", "xref": "paper", "y": 0.6288, "yanchor": "middle", "yref": "paper"}, {"font": {}, "showarrow": false, "text": "centromere=Cen11g1r", "textangle": 90, "x": 0.98, "xanchor": "left", "xref": "paper", "y": 0.8862, "yanchor": "middle", "yref": "paper"}], "boxmode": "group", "height": 800, "legend": {"title": {"text": "Position"}, "tracegroupgap": 0}, "title": {"text": "Distance From Metaphase Plate Center (Absolute Values)<br>X Along Aurora Axis"}, "width": 1000, "xaxis": {"anchor": "y", "domain": [0, 0.23], "title": {"text": "rep"}}, "xaxis10": {"anchor": "y10", "domain": [0.25, 0.48], "matches": "x", "showticklabels": false}, "xaxis11": {"anchor": "y11", "domain": [0.5, 0.73], "matches": "x", "showticklabels": false}, "xaxis12": {"anchor": "y12", "domain": [0.75, 0.98], "matches": "x", "showticklabels": false}, "xaxis13": {"anchor": "y13", "domain": [0, 0.23], "matches": "x", "showticklabels": false}, "xaxis14": {"anchor": "y14", "domain": [0.25, 0.48], "matches": "x", "showticklabels": false}, "xaxis15": {"anchor": "y15", "domain": [0.5, 0.73], "matches": "x", "showticklabels": false}, "xaxis16": {"anchor": "y16", "domain": [0.75, 0.98], "matches": "x", "showticklabels": false}, "xaxis2": {"anchor": "y2", "domain": [0.25, 0.48], "matches": "x", "title": {"text": "rep"}}, "xaxis3": {"anchor": "y3", "domain": [0.5, 0.73], "matches": "x", "title": {"text": "rep"}}, "xaxis4": {"anchor": "y4", "domain": [0.75, 0.98], "matches": "x", "title": {"text": "rep"}}, "xaxis5": {"anchor": "y5", "domain": [0, 0.23], "matches": "x", "showticklabels": false}, "xaxis6": {"anchor": "y6", "domain": [0.25, 0.48], "matches": "x", "showticklabels": false}, "xaxis7": {"anchor": "y7", "domain": [0.5, 0.73], "matches": "x", "showticklabels": false}, "xaxis8": {"anchor": "y8", "domain": [0.75, 0.98], "matches": "x", "showticklabels": false}, "xaxis9": {"anchor": "y9", "domain": [0, 0.23], "matches": "x", "showticklabels": false}, "yaxis": {"anchor": "x", "domain": [0, 0.2275], "range": [-1, 10], "title": {"text": "value"}}, "yaxis10": {"anchor": "x10", "domain": [0.515, 0.7425], "matches": "y", "showticklabels": false}, "yaxis11": {"anchor": "x11", "domain": [0.515, 0.7425], "matches": "y", "showticklabels": false}, "yaxis12": {"anchor": "x12", "domain": [0.515, 0.7425], "matches": "y", "showticklabels": false}, "yaxis13": {"anchor": "x13", "domain": [0.7725, 1], "matches": "y", "range": [-1, 10], "title": {"text": "value"}}, "yaxis14": {"anchor": "x14", "domain": [0.7725, 1], "matches": "y", "showticklabels": false}, "yaxis15": {"anchor": "x15", "domain": [0.7725, 1], "matches": "y", "showticklabels": false}, "yaxis16": {"anchor": "x16", "domain": [0.7725, 1], "matches": "y", "showticklabels": false}, "yaxis2": {"anchor": "x2", "domain": [0, 0.2275], "matches": "y", "showticklabels": false}, "yaxis3": {"anchor": "x3", "domain": [0, 0.2275], "matches": "y", "showticklabels": false}, "yaxis4": {"anchor": "x4", "domain": [0, 0.2275], "matches": "y", "showticklabels": false}, "yaxis5": {"anchor": "x5", "domain": [0.2575, 0.485], "matches": "y", "range": [-1, 10], "title": {"text": "value"}}, "yaxis6": {"anchor": "x6", "domain": [0.2575, 0.485], "matches": "y", "showticklabels": false}, "yaxis7": {"anchor": "x7", "domain": [0.2575, 0.485], "matches": "y", "showticklabels": false}, "yaxis8": {"anchor": "x8", "domain": [0.2575, 0.485], "matches": "y", "showticklabels": false}, "yaxis9": {"anchor": "x9", "domain": [0.515, 0.7425], "matches": "y", "range": [-1, 10], "title": {"text": "value"}}}}
